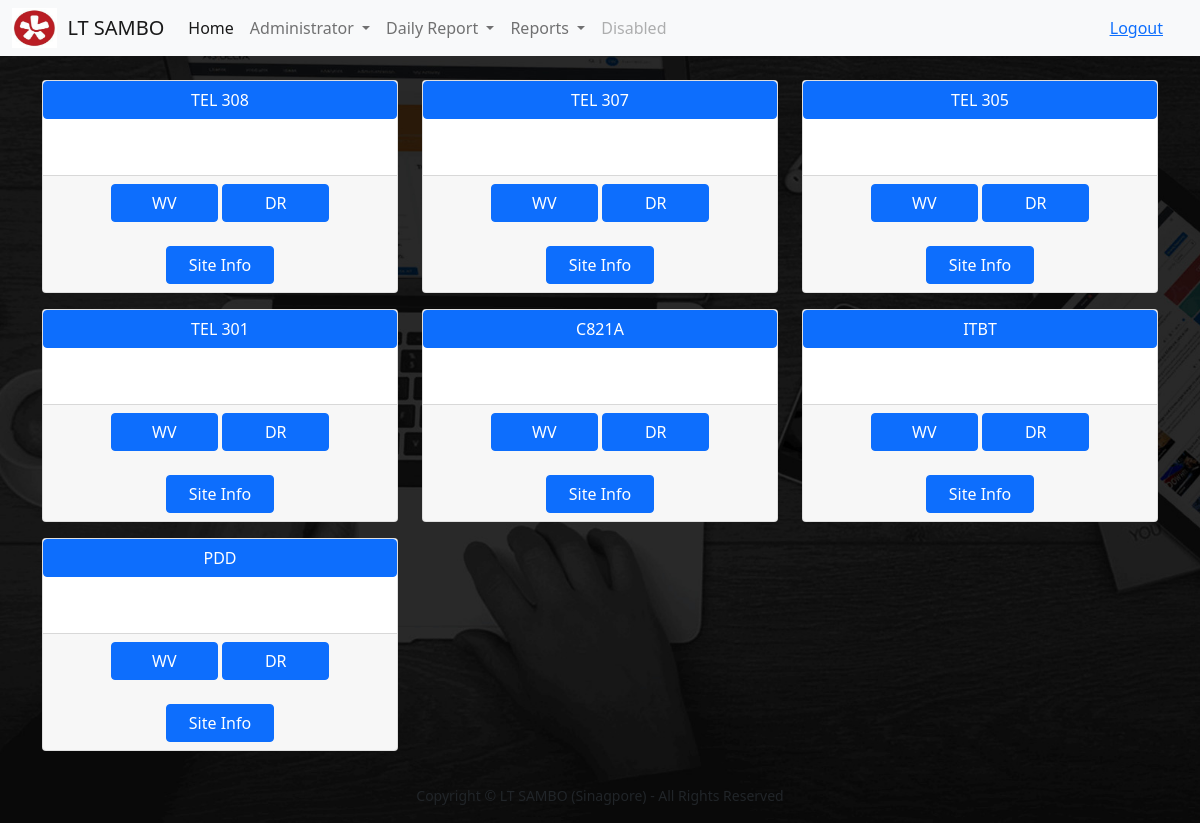
The app's page /wv_main/submit_work_volume (signed in) with its own data.
### todo_list/models.py (models this page shows, shortened)
class WV_Main(models.Model):
    CD_Site = models.CharField(max_length=200)
    TX_Site_Supervisor = models.CharField(max_length=200)
    TX_Site_In_charge_Design = models.CharField(max_length=200)
    TX_Site_In_charge_QS = models.CharField(max_length=200)
    TX_Site_Manager = models.CharField(max_length=200)
    TX_Construction_Manager = models.CharField(max_length=200)
    created_date = models.DateTimeField(auto_now_add=True)
    modified_date = models.DateTimeField(auto_now=True)
    Is_Active = models.BooleanField(default=True)

### todo_list/views.py (the view)
# urls.py: path('wv_main/submit_work_volume',views.submit_work_volume, name='submit_work_volume'),
def submit_work_volume(request):
    wv_main_items = WV_Main.objects.filter(Is_Active=True)
    return render(request, 'submission/wv_submit_report.html', {'wv_main_items': wv_main_items})

### todo_list/templates/submission/wv_submit_report.html (shortened to what this page needs)
{% extends 'base.html' %}
{% load static %}
{% block content %}
<div class="container">
    {%if wv_main_items %}
    <div class="row mb3">
      {% for things in wv_main_items %}
      <div class="col-md-4 mb-3">
        <div class="card h-100">
          <a href="{% url 'daily_dr_submission' things.id %}" class="btn btn-primary">{{ things.CD_Site }}</a>
          <div class="card-body">
          </div>
          <div class="card-footer">
            <center>
                <a href="{% url 'wv_daily_submission' things.id %}" class="btn btn-primary col-md-4">WV</a>
                <a href="{% url 'daily_dr_submission' things.id %}" class="btn btn-primary col-md-4">DR</a>
                <br></br>
                <a href="{% url 'information' things.id %}" class="btn btn-primary col-md-4">Site Info</a>
            </center>
          </div>
        </div>
          <br>
      </div>
        {% endfor %}
    </div>
   {% endif %}
</div>
{% endblock %}

### static/css/my_style.css (style rules this page uses)
body { background:#00bcd4; }

### records on screen
WV_Main: CD_Site "TEL 308"
WV_Main: CD_Site "TEL 307"
WV_Main: CD_Site "TEL 305"
WV_Main: CD_Site "TEL 301"
WV_Main: CD_Site "C821A"
WV_Main: CD_Site "ITBT"
WV_Main: CD_Site "PDD"
